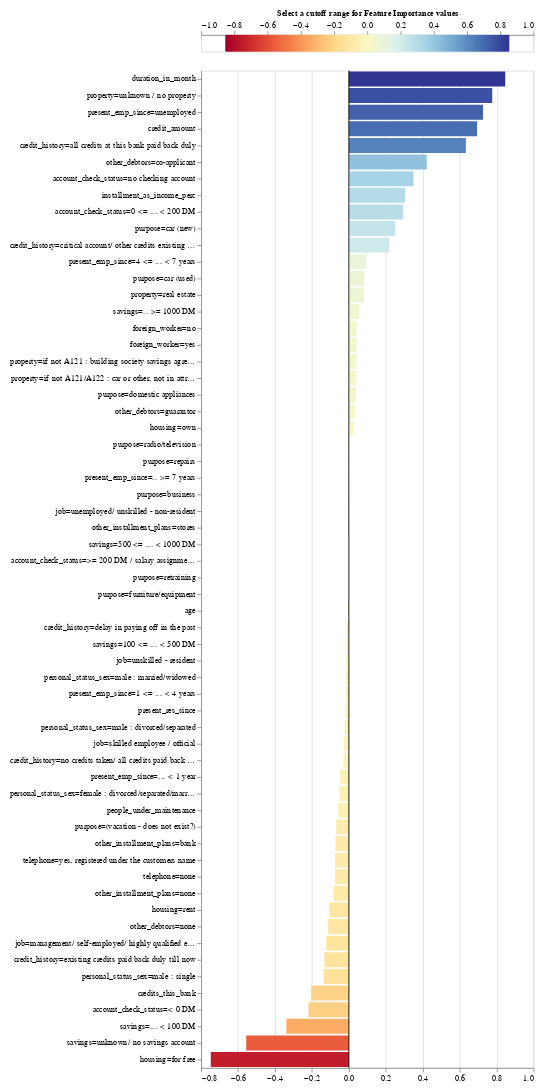

The notebook cell saved with this chart:
### Code cell
exp.plot_features_importance()

### Figure 1 — Vega-Lite specification as saved in the notebook (floating-point values rounded to 4 significant figures; data arrays with more than 128 entries replaced by an {"elided": "..."} marker saying what was removed)
{"config": {"view": {"continuousWidth": 400, "continuousHeight": 300}, "axis": {"labelFontSize": 10, "labelLimit": 225.0}}, "vconcat": [{"layer": [{"data": {"name": "data-456173d5f8a5bb144673e82a151da09e"}, "mark": {"type": "rule", "strokeWidth": 3}, "encoding": {"color": {"type": "quantitative", "field": "xValue", "legend": null, "scale": {"domain": [-0.847, 0.847], "domainMid": 0, "scheme": "redyellowblue"}}, "x": {"type": "quantitative", "axis": {"orient": "top", "titleFontSize": 10}, "field": "xValue", "title": "Select a cutoff range for Feature Importance values "}}}, {"data": {"name": "data-c7bc3ae69e1253e8223f70a11d04b99d"}, "mark": {"type": "rect", "color": "black", "height": 20, "opacity": 0.4, "tooltip": true}, "encoding": {"x": {"type": "quantitative", "field": "x_min"}, "x2": {"field": "x_max"}, "y": {"type": "quantitative", "axis": null, "field": "y"}}, "selection": {"Cutter": {"type": "single", "fields": ["cutoff"], "bind": {"input": "range", "max": 0.847, "min": 0, "name": "Importance cutoff value (±) ", "step": 0.01694}, "init": {"cutoff": 0.0}}}, "transform": [{"calculate": "(-Cutter.cutoff)", "as": "x_min"}, {"calculate": "Cutter.cutoff", "as": "x_max"}]}], "height": 20}, {"layer": [{"data": {"name": "data-3543b32c4654533cf48a041c66311614"}, "mark": "bar", "encoding": {"color": {"type": "quantitative", "field": "value", "legend": null, "scale": {"domain": [-0.847, 0.847], "domainMid": 0, "scheme": "blueorange"}}, "tooltip": [{"type": "nominal", "field": "name", "title": "Feature"}, {"type": "quantitative", "field": "value", "title": "Importance"}], "x": {"type": "quantitative", "field": "value", "title": null}, "y": {"type": "nominal", "field": "name", "sort": {"field": "value", "op": "mean", "order": "descending"}, "title": null}}, "selection": {"Cutter": {"type": "single", "fields": ["cutoff"], "bind": {"input": "range", "max": 0.847, "min": 0, "name": "Importance cutoff value (±) ", "step": 0.01694}, "init": {"cutoff": 0.0}}}, "transform": [{"filter": "((datum.value > Cutter.cutoff) || (datum.value < (-Cutter.cutoff)))"}]}, {"data": {"name": "data-9c00aa9dc2b1c1a0b4bf9b34ead12925"}, "mark": "rule", "encoding": {"x": {"type": "quantitative", "field": "x"}}}]}], "padding": 10, "$schema": "https://vega.github.io/schema/vega-lite/v4.8.1.json", "datasets": {"data-456173d5f8a5bb144673e82a151da09e": {"elided": "201 records"}, "data-c7bc3ae69e1253e8223f70a11d04b99d": [{"y": 0, "x": -0.5, "x2": 0.5}], "data-3543b32c4654533cf48a041c66311614": [{"name": "duration_in_month", "value": 0.847}, {"name": "credit_amount", "value": 0.6944}, {"name": "installment_as_income_perc", "value": 0.3044}, {"name": "present_res_since", "value": -0.01792}, {"name": "age", "value": -0.005164}, {"name": "credits_this_bank", "value": -0.204}, {"name": "people_under_maintenance", "value": -0.05676}, {"name": "account_check_status=0 <= ... < 200 DM", "value": 0.2939}, {"name": "account_check_status=< 0 DM", "value": -0.2182}, {"name": "account_check_status=>= 200 DM / salary assignments for at least 1 year", "value": 9.601e-05}, {"name": "account_check_status=no checking account", "value": 0.3502}, {"name": "credit_history=all credits at this bank paid back duly", "value": 0.6338}, {"name": "credit_history=critical account/ other credits existing (not at this bank)", "value": 0.2182}, {"name": "credit_history=delay in paying off in the past", "value": -0.01125}, {"name": "credit_history=existing credits paid back duly till now", "value": -0.1329}, {"name": "credit_history=no credits taken/ all credits paid back duly", "value": -0.0296}, {"name": "purpose=(vacation - does not exist?)", "value": -0.06856}, {"name": "purpose=business", "value": 0.003674}, {"name": "purpose=car (new)", "value": 0.2514}, {"name": "purpose=car (used)", "value": 0.08468}, {"name": "purpose=domestic appliances", "value": 0.03855}, {"name": "purpose=education", "value": 0.0}, {"name": "purpose=furniture/equipment", "value": -2.945e-18}, {"name": "purpose=radio/television", "value": 0.006493}, {"name": "purpose=repairs", "value": 0.005963}, {"name": "purpose=retraining", "value": 2.39e-18}, {"name": "savings=.. >= 1000 DM ", "value": 0.05671}, {"name": "savings=... < 100 DM", "value": -0.3382}, {"name": "savings=100 <= ... < 500 DM", "value": -0.01206}, {"name": "savings=500 <= ... < 1000 DM ", "value": 0.001055}, {"name": "savings=unknown/ no savings account", "value": -0.5557}, {"name": "present_emp_since=.. >= 7 years", "value": 0.005294}, {"name": "present_emp_since=... < 1 year ", "value": -0.04655}, {"name": "present_emp_since=1 <= ... < 4 years", "value": -0.01705}, {"name": "present_emp_since=4 <= ... < 7 years", "value": 0.09509}, {"name": "present_emp_since=unemployed", "value": 0.7264}, {"name": "personal_status_sex=female : divorced/separated/married", "value": -0.05151}, {"name": "personal_status_sex=male : divorced/separated", "value": -0.02343}, {"name": "personal_status_sex=male : married/widowed", "value": -0.0165}, {"name": "personal_status_sex=male : single", "value": -0.135}, {"name": "other_debtors=co-applicant", "value": 0.4217}, {"name": "other_debtors=guarantor", "value": 0.03123}, {"name": "other_debtors=none", "value": -0.112}, {"name": "property=if not A121 : building society savings agreement/ life insurance", "value": 0.04237}, {"name": "property=if not A121/A122 : car or other, not in attribute 6", "value": 0.04192}, {"name": "property=real estate", "value": 0.08148}, {"name": "property=unknown / no property", "value": 0.7764}, {"name": "other_installment_plans=bank", "value": -0.07247}, {"name": "other_installment_plans=none", "value": -0.08219}, {"name": "other_installment_plans=stores", "value": 0.001695}, {"name": "housing=for free", "value": -0.7477}, {"name": "housing=own", "value": 0.02338}, {"name": "housing=rent", "value": -0.1058}, {"name": "job=management/ self-employed/ highly qualified employee/ officer", "value": -0.122}, {"name": "job=skilled employee / official", "value": -0.02837}, {"name": "job=unemployed/ unskilled - non-resident", "value": 0.002873}, {"name": "job=unskilled - resident", "value": -0.01446}, {"name": "telephone=none", "value": -0.07507}, {"name": "telephone=yes, registered under the customers name ", "value": -0.07507}, {"name": "foreign_worker=no", "value": 0.04269}, {"name": "foreign_worker=yes", "value": 0.04269}], "data-9c00aa9dc2b1c1a0b4bf9b34ead12925": [{"x": 0}]}}
